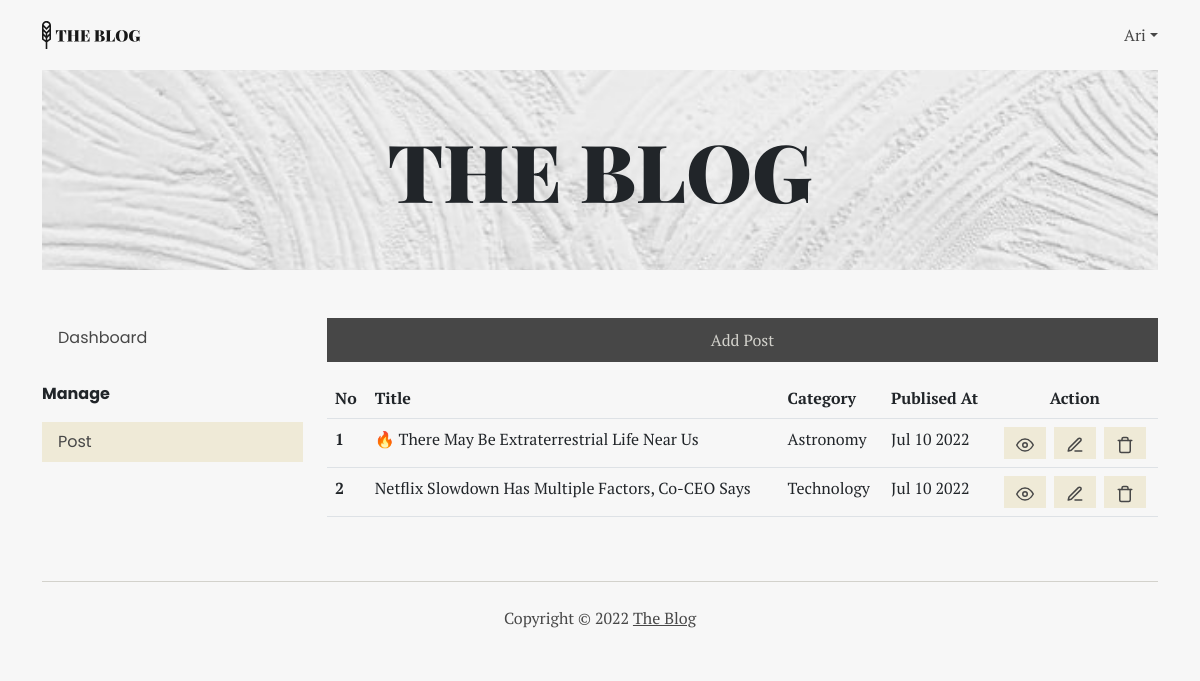
The page /dashboard/post/index.php (signed in) on the database as committed earlier.
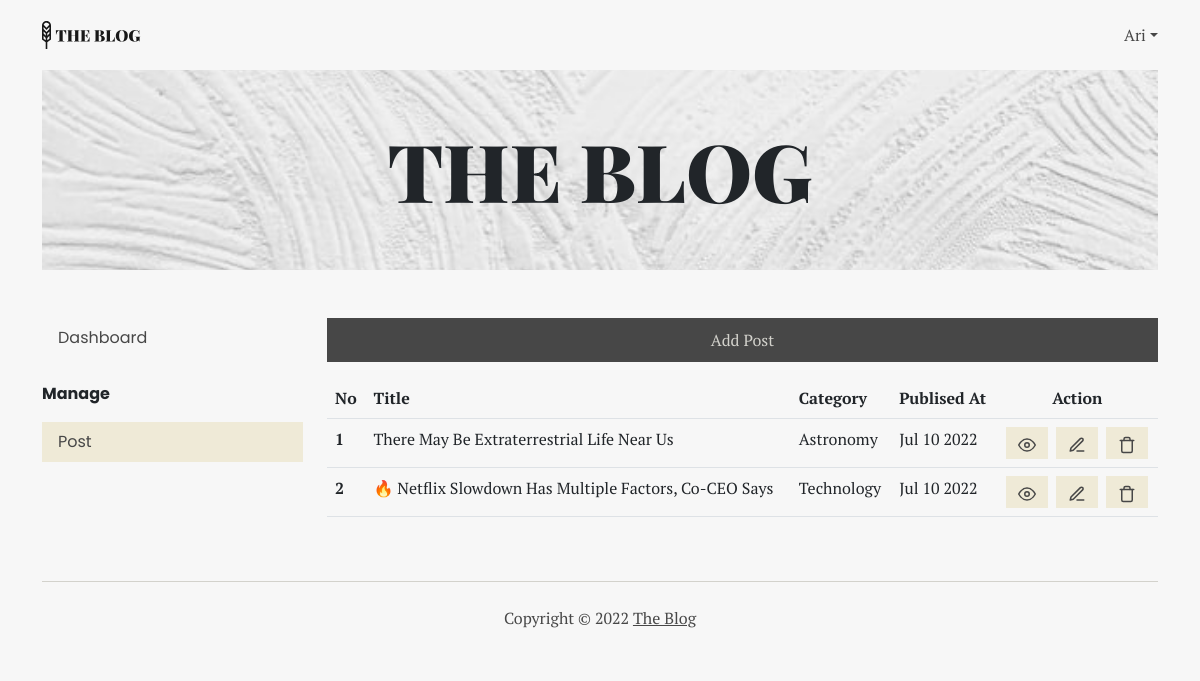
The same page on the database as committed later.
### tables this page shows
CREATE TABLE `post` (
  `id` int(11) NOT NULL,
  `title` varchar(255) NOT NULL,
  `body` text NOT NULL,
  `image` varchar(255) NOT NULL,
  `id_user` int(11) NOT NULL,
  `category` varchar(255) NOT NULL,
  `created_at` datetime NOT NULL,
  `isMain` tinyint(1) NOT NULL,
  `created_main_at` datetime NOT NULL
);

### dashboard/post/index.php (the view, shortened to what this page needs)
<?php
include '../../connection.php';
if ($_SESSION['user_isAdmin']) {
	$sql = "SELECT post.id, post.title, post.created_at, post.category, post.isMain,user.first_name AS 'author'
			FROM post
			LEFT JOIN user ON post.id_user = user.id
			ORDER BY created_at DESC";
} else {
	$user_id = $_SESSION['user_id'];
	$sql = "SELECT post.id, post.title, post.created_at, post.category, post.isMain,user.first_name AS 'author'
			FROM post
			LEFT JOIN user ON post.id_user = user.id
			WHERE id_user='$user_id'
			ORDER BY created_at DESC";
}
$query = mysqli_query($conn, $sql);
?>
<!DOCTYPE html>
<html lang="en">
<head>
	<link rel="stylesheet" href="../../style/bootstrap.min.css" />
	<link rel="stylesheet" href="../../style/main.css" />
</head>
<body>
	<div class="container">
		<nav class="nav-main" aria-label="main navigation">
			<a href="../../"><img src="../../assets/logo.svg" alt="The Blog Logo" /></a>
			<div>
				<?php if ($_SESSION['user_id']) { ?>
					<p class="m-0 rounded-0 dropdown-toggle cursor-pointer" data-bs-toggle="dropdown" aria-expanded="false"><?= $_SESSION['user_first_name']; ?></p>
				<?php } ?>
			</div>
		</nav>
		<header>
			<section class="banner">
				<img src="../../assets/banner.jpg" alt="Banner" />
				<h1 class="display-1">THE BLOG</h1>
			</section>
		</header>
		<main>
			<div class="row my-5">
				<aside class="col-12 col-md-3 mb-4">
					<div class="manage">
						<nav class="nav-side mb-4 p-0" aria-label="Manage Navigation">
							<a href="../">
								<p>Dashboard</p>
							</a>
						</nav>
						<p class="manage__title">Manage</p>
						<nav class="nav-side" aria-label="Manage Navigation">
							<?php if ($_SESSION['user_isAdmin']) { ?>
								<a href="./">
									<p class="active">Post</p>
								</a>
								<a href="../category/">
									<p>Category</p>
								</a>
								<a href="../user/">
									<p>User</p>
								</a>
							<?php } else { ?>
								<a href="./">
									<p class="active">Post</p>
								</a>
							<?php } ?>
						</nav>
					</div>
				</aside>
				<section class="col-12 col-md-9">
					<a href="./add_form.php" class="btn-primary mb-3">Add Post</a>
					<div class="overflow-auto">
						<table class="table">
							<tr>
								<th>No</th>
								<th>Title</th>
								<th>Category</th>
								<th>Publised At</th>
								<th class="text-center">Action</th>
							</tr>
							<?php
							$no = 1;
							while ($row = mysqli_fetch_array($query)) {
								$title = $row['title'];
							?>
								<tr>
									<th><?= $no ?></th>
									<td><?= $row['isMain'] == 1 ? "🔥" : ""; ?>
										<?= $row['title'] ?>
									</td>
									<td><?= $row['category'] ?></td>
									<td><?= date("M d Y", strtotime($row['created_at'])) ?></td>
									<td>
										<div class="d-flex justify-content-center align-items-center gap-2">
											<a href="../../read.php?id=<?= $row['id'] ?>&category=<?= $row['category'] ?>" target="_blank" title="view"><img src="../../assets/ic_eye.svg" alt="" /></a>
											<a href="./edit_form.php?id=<?= $row['id'] ?>" title="edit"><img src="../../assets/ic_edit.svg" alt="" /></a>
											<a href="./delete.php?id=<?= $row['id'] ?>" title="delete" onclick="return confirm('Do you want to delete _<?= $title ?>_ post?')"><img src="../../assets/ic_trash.svg" alt="" /></a>
										</div>
									</td>
								</tr>
							<?php
								$no++;
							}
							?>
						</table>
					</div>
				</section>
		</main>
		<footer>
			<p>Copyright © <?= date('Y') ?> <a href="#">The Blog</a></p>
		</footer>
	</div>
</body>
</html>

Rows that differ between the two databases and show on the page:
changed post "There May Be Extraterrestrial Life Near Us": no longer shows "🔥"
changed post "Netflix Slowdown Has Multiple Factors, Co-CEO Says": now shows "🔥"
